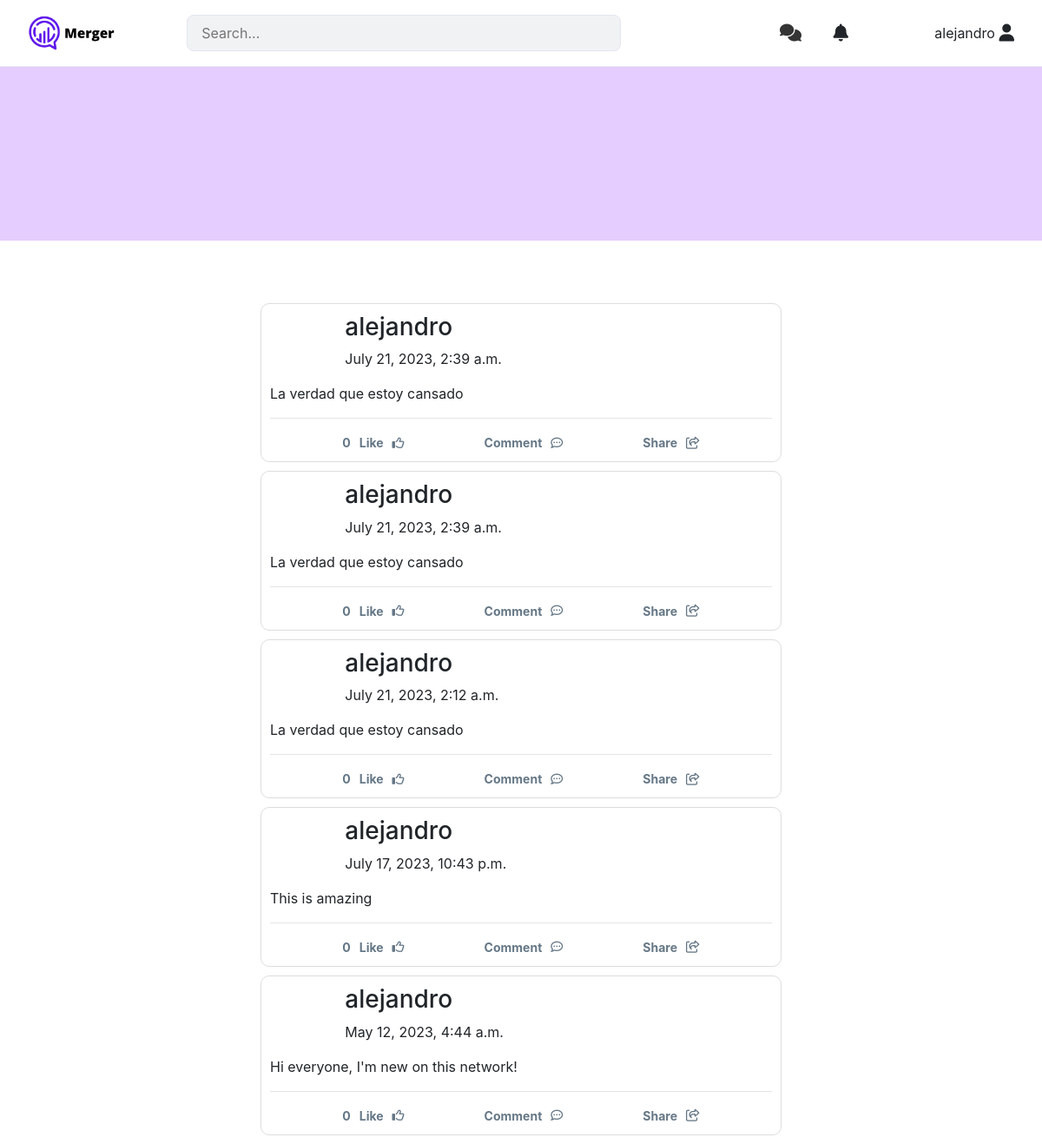
Page /user_profile/alejandro on the committed database.
### network/models.py (models this page shows)
class User(AbstractUser):
	avatar_img = models.URLField()
	following = models.ManyToManyField('self', related_name='followers', blank=True, symmetrical=False)
	def get_number_of_followers(self):
		return self.followers.count()
	def get_number_of_following(self):
		return self.following.count()

class Post(models.Model):
	owner = models.ForeignKey(User, related_name="posts", on_delete=models.CASCADE)
	content = models.CharField(max_length=200, blank=False, null=False)
	created_date = models.DateTimeField(auto_now_add=True)
	likes = models.IntegerField(default=0)

### network/views.py (the view)
# urls.py: path("user_profile/<str:username>", views.user_profile_view, name="user_profile"),
def user_profile_view(request, username):
	user = None
	try:
		user = User.objects.get(username=username)
	except User.DoesNotExist:
		return render(request, "network/pages/404.html")
	number_of_followers = user.get_number_of_followers()
	number_of_following = user.get_number_of_following()
	user_posts = user.posts.all().order_by('-created_date')
	return render(request, "network/pages/user_profile.html", {
		'user': user,
		'number_of_followers': number_of_followers,
		'number_of_following': number_of_following,
		'posts': user_posts
	})

### network/templates/network/pages/user_profile.html
{% extends 'network/layout.html' %}
{% block body %}
<div class="w-100 mx-auto">
	{% include 'network/components/profile_card.html' %}
</div>
<div class="divider">
	<br>
	<br>
	<br>
</div>
<div class="w-50 mx-auto">
	{% include 'network/components/feed.html' %}
</div>
{% endblock %}

### network/templates/network/components/nav_bar.html (shortened to what this page needs)
{% load static %}
<head>
	<link rel="stylesheet" href="{% static 'network/css/styles_nav_bar.css' %}">
</head>
<nav>
	<div class="logo">
		<img src="../../static/network/img/Merger.png" alt="logo" id="logo">
	</div>
	<form>
		<input type="text" placeholder="Search..." id="search-bar" class="search-bar">
	</form>
	<div class="interact-session">
		<i class="fa-solid fa-comments fa-lg p-3" id="message-icon"></i>
		<i class="fa-solid fa-bell fa-lg p-3" id="bell-icon"></i>
	</div>
	<div class="user-menu">
		{{ user.username }}
		<i class="fa-solid fa-user fa-lg" id="user-icon"></i>
	</div>
</nav>

### network/templates/network/components/feed.html (shortened to what this page needs)
<section class="feed">
	{% for post in posts %}
	<article class="post">
		<header class="row d-flex flex-row ">
			<div class="col-2 profile-pic">
			</div>
			<div class="col-10 user-info p-0">
				<h3>{{ post.owner.username }}</h3>
				<p>{{ post.created_date }}</p>
			</div>
		</header>
		<div class="content">
			<p>{{ post.content }}</p>
		</div>
		<hr />
		<footer>
			<div class="row actions">
				<button class="button action">
					<p>{{ post.likes }}</p>
					<p>Like</p>
					<i class="fa-regular fa-thumbs-up"></i>
				</button>
				<button class="button action">
					<p>Comment</p>
					<i class="fa-regular fa-comment-dots"></i>
				</button>
				<button class="button action">
					<p>Share</p>
					<i class="fa-regular fa-share-from-square"></i>
				</button>
			</div>
		</footer>
	</article>
	{% endfor %}
</section>

### network/static/network/css/styles.css (style rules this page uses)
.profile-pic { border-radius: 500px; width: 60px; }
.post { background-color: #fff; border: 1px solid #ddd; border-radius: 10px; margin-bottom: 10px; padding: 10px; }
.actions { padding: 0 20px; display: flex; justify-content: center; align-items: center; gap: 80px; }
.button { display: inline-block; border: none; background-color: transparent; color: #657786; font-size: 14px; font-weight: bold; cursor: pointer; outline: none; transition: color 0.2s; display: flex; justify-content: center; align-items: center; gap: 10px; }
.action p { margin: 0; }

### network/static/network/css/styles_nav_bar.css (style rules this page uses)
#logo { object-fit: contain; width: 100px; height: 50px; }
nav { background-color: #fff; border-bottom: 1px solid #e3e6f0; padding: 0.8rem 2rem; display: flex; justify-content: space-between; align-items: center; }
.search-bar { width: 100%; max-width: 500px; border: 1px solid #e3e6f0; border-radius: 0.5rem; padding: 0.5rem 1rem; display: flex; align-items: center; background-color: #f1f2f4; width: 500px; }
#message-icon { color: #343434; size: 100px; }

### rows in the picture
User: username "alejandro"
Post: owner.username "alejandro", created_date "July 21, 2023, 2:39 a.m.", content "La verdad que estoy cansado", likes "0"
Post: owner.username "alejandro", created_date "July 21, 2023, 2:39 a.m.", content "La verdad que estoy cansado", likes "0"
Post: owner.username "alejandro", created_date "July 21, 2023, 2:12 a.m.", content "La verdad que estoy cansado", likes "0"
Post: owner.username "alejandro", created_date "July 17, 2023, 10:43 p.m.", content "This is amazing", likes "0"
Post: owner.username "alejandro", created_date "May 12, 2023, 4:44 a.m.", content "Hi everyone, I'm new on this network!", likes "0"
